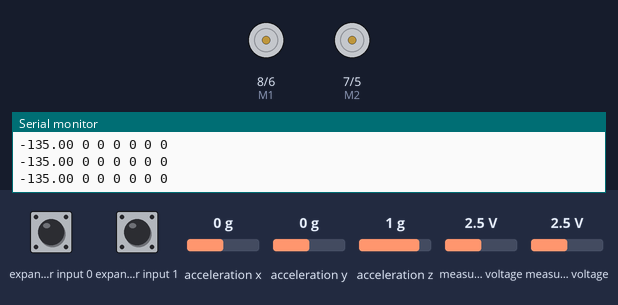
This sketch was run on a simulated Arduino Uno, built with avr-gcc and run on an emulated ATmega328P. Shown: direction and speed pins drawn as motors (green arrow = direction pin HIGH = forward, orange = LOW = backward, longer = more drive), the last lines printed to the serial monitor. Wiring (inferred from the names in the program): Wii Nunchuk at I2C address 0x52. The test bench sets the inputs (shaded band); at power-on: measured voltage 2.5 V, expander input 0 HIGH, expander input 1 HIGH, acceleration x 0 g, acceleration y 0 g, acceleration z 1 g.

Above: at 1.2 s.
1.3 s: measured voltage (sensor 200) set to 0.1 V
At 2.2 s:
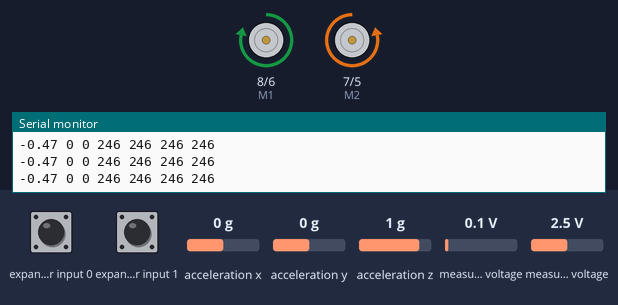
2.8 s: measured voltage (sensor 201) set to 0.1 V
At 4.0 s:
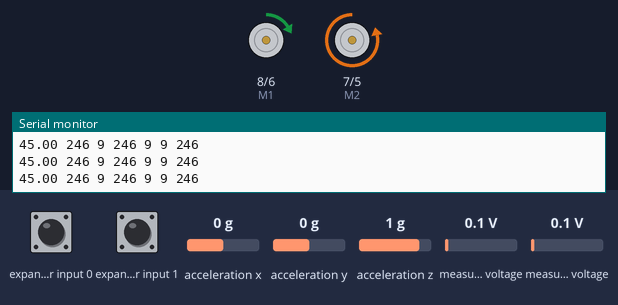
4.3 s: expander input 0 pulled LOW for 0.15 s
At 4.38 s:
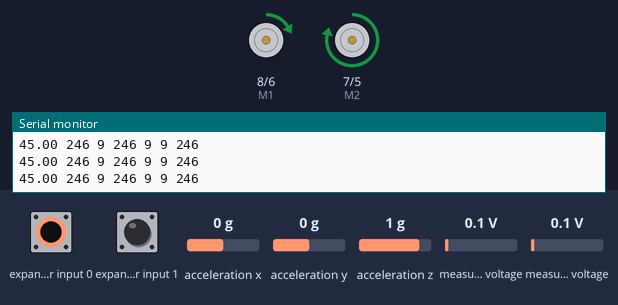
5.9 s: expander input 1 pulled LOW for 0.15 s
At 7.2 s:
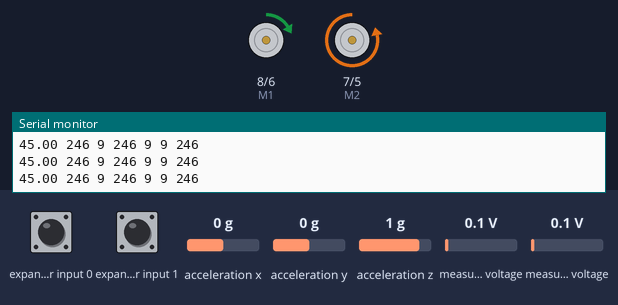
7.5 s: measured voltage (sensor 200) set to 1.2 V
At 7.8 s:
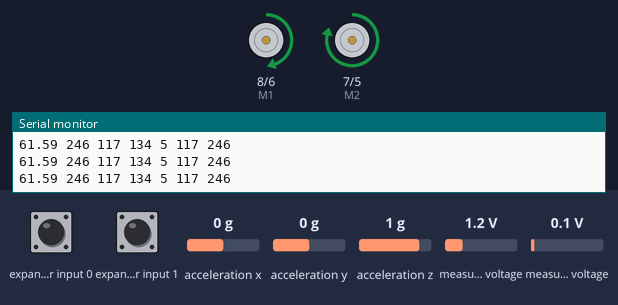
9.0 s: measured voltage (sensor 201) set to 4.9 V
At 9.8 s:
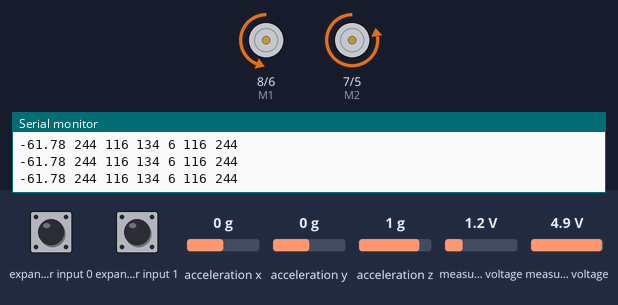
Timing chart, 0 to 11.5 s (numbered marks = the images above; inputs shaded):
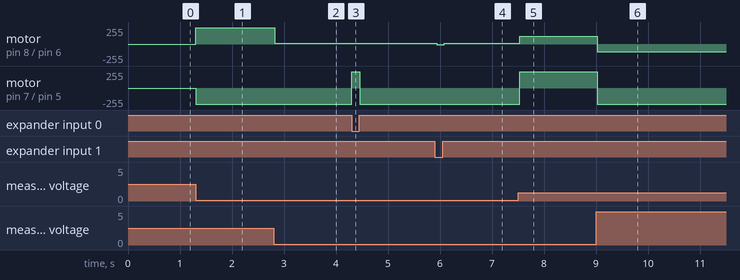

Measured:
- after the input at 1.3 s, motor on pin 8 (M1) / pin 6 (E1): stopped → forward 246/255 at once; motor on pin 7 (M2) / pin 5 (E2): stopped → backward 246/255 at once
- after the input at 2.8 s, motor on pin 8 (M1) / pin 6 (E1): forward 246/255 → forward 9/255 at once
- after the input at 4.3 s, motor on pin 7 (M2) / pin 5 (E2): backward 246/255 → forward 246/255 at once, → backward 246/255 0.15 s later
- after the input at 5.9 s, motor on pin 8 (M1) / pin 6 (E1): forward 9/255 → backward 9/255 at once, → forward 9/255 0.15 s later
- after the input at 7.5 s, motor on pin 8 (M1) / pin 6 (E1): forward 9/255 → forward 117/255 at once; motor on pin 7 (M2) / pin 5 (E2): backward 246/255 → forward 246/255 at once
- after the input at 9.0 s, motor on pin 8 (M1) / pin 6 (E1): forward 117/255 → backward 116/255 at once; motor on pin 7 (M2) / pin 5 (E2): forward 246/255 → backward 244/255 at once

The sketch:

white_tank.ino
```cpp
//yobo  stick
#define CPU_FREQ 16000000L
#include <Wire.h>
#include "NunchukFunctions.h"


/*To control the rover, Copy and paste the code below into the Arduino software*/
int E1 = 6; //M1 Speed Control
int E2 = 5; //M2 Speed Control
int M1 = 8; //M1 Direction Control
int M2 = 7; //M2 Direction Control


void setup(void)
{
  int i;
  for (i = 5; i <= 8; i++) pinMode(i, OUTPUT);
  Serial.begin(115200);
  Serial.println("setup");
   nunchuck_pre_init();
}

int leftspeed = 0; //255 is maximum speed
int rightspeed = 0;
boolean leftdirection = false;
boolean rightdirection = false;

void loop(void)
{

 nunchuck_get_data();

  if (error_cycles == 0) {

    int tempx =nunchuck_joy_x;
    int tempy =nunchuck_joy_y;

    tempx  -= 128;
    tempy -= 128;

    int mainspeed = abs(tempy) * 2;
    int altspeed = (1 - (((float)abs(tempx) * 2)) / 256) *  mainspeed;

    int mainspeedb = abs(tempx) * 2;
    int altspeedb = (1 - (((float)abs(tempy) * 2)) / 256) *  mainspeedb;

    Serial.print(analogAngle);
    Serial.print(' ');
    Serial.print(mainspeed);
    Serial.print(' ');
    Serial.print(altspeed);
    Serial.print(' ');
    Serial.print(mainspeedb);
    Serial.print(' ');
    Serial.print(altspeedb);

    mainspeed = constrain(mainspeed , 0, 255);
    altspeed = constrain(altspeed , 0, 255);
    if (mainspeed == 254) mainspeed = 255;
    if (altspeed == 254) altspeed = 255;

   mainspeedb = constrain(mainspeedb , 0, 255);
    altspeedb = constrain(altspeedb , 0, 255);
    if (mainspeedb == 254) mainspeedb = 255;
    if (altspeedb == 254) altspeedb = 255;

    leftspeed = 0;
    rightspeed = 0;

    if (analogAngle < 0 && analogAngle >= -45) {   //left

      rightdirection = false ;
      leftdirection =  true ;
      rightspeed = mainspeedb;
      leftspeed = altspeedb;

    } else if (analogAngle < -45  &&  analogAngle >= -90) { //fwd left
      rightdirection = false;
      leftdirection = false;
      leftspeed = altspeed;
      rightspeed = mainspeed;
    } else if (analogAngle < -90  &&  analogAngle >= -135) { //fwd right
      rightdirection = false;
      leftdirection = false;
      leftspeed = mainspeed;
      rightspeed = altspeed;
    } else if (analogAngle < -135  &&  analogAngle >= -180) {  //right

      rightdirection = true;
      leftdirection = false;
      leftspeed = mainspeedb;
      rightspeed = altspeedb;

    } else if (analogAngle >= 0  &&  analogAngle < 45) {  //left
       rightdirection = false ;
      leftdirection =  true ;
      rightspeed = mainspeedb;
      leftspeed = altspeedb;

    } else if (analogAngle >= 45  &&  analogAngle < 90) { //back left
      rightdirection = true;
      leftdirection = true;
      leftspeed = altspeed;
      rightspeed = mainspeed;
    } else if (analogAngle >= 90  &&  analogAngle < 135) { //back right
      rightdirection = true;
      leftdirection = true;
      leftspeed = mainspeed;
      rightspeed = altspeed;
    } else if (analogAngle >= 135  &&  analogAngle < 180) {  //right
      rightdirection = true;
      leftdirection = false;
      leftspeed = mainspeedb;
      rightspeed = altspeedb;
    }

if (nunchuck_z_button){
  rightdirection = !rightdirection;
}
if (nunchuck_c_button){
    leftdirection = !leftdirection;
}

    Serial.print(' ');
    Serial.print(leftspeed);
    Serial.print(' ');
    Serial.println(rightspeed);

  } else {

    leftspeed = 0;
    rightspeed = 0;
  }

  digitalWrite(M1, leftdirection);
  digitalWrite(M2, rightdirection);
  analogWrite (E1, leftspeed);
  analogWrite (E2, rightspeed);

  delay(20);

}
```

NunchukFunctions.h
```cpp
#define WII_IDENT_LEN ((byte)6)
#define WII_TELEGRAM_LEN ((byte)6)
#define WII_NUNCHUCK_TWI_ADR ((byte)0x52)

#include <Wire.h>
#include <string.h>

uint8_t outbuf[WII_TELEGRAM_LEN];		// array to store arduino output
int cnt = 0;
  int analogMagnitude;
  float analogAngle;
uint8_t nunchuck_joy_x, nunchuck_joy_y;
int  nunchuck_c_button, nunchuck_z_button, nunchuck_accel_x, nunchuck_accel_y, nunchuck_accel_z;
uint8_t error_cycles = 0;

static byte readControllerIdent(byte* pIdent)
{
  static byte rc = 1;

  // read identification
  Wire.beginTransmission (WII_NUNCHUCK_TWI_ADR);	// transmit to device 0x52
  Wire.write (0xFA);		// sends memory address of ident in controller
  if (Wire.endTransmission () == 0)	// stop transmitting
  {
    static byte i;
    Wire.requestFrom (WII_NUNCHUCK_TWI_ADR, WII_TELEGRAM_LEN);	// request data from nunchuck
    for (i = 0; (i < WII_TELEGRAM_LEN) && Wire.available (); i++)     pIdent[i] = Wire.read();	// receive byte as an integer
    if (i == WII_TELEGRAM_LEN)     rc = 0;
  }
  return rc;
}

static byte nunchuck_init (unsigned short timeout)
{
  static byte rc = 1;
  unsigned long time = millis();
  do
  {
    Wire.beginTransmission (WII_NUNCHUCK_TWI_ADR);	// transmit to device 0x52
    Wire.write (0xF0);		// sends memory address Snakebyte Wireless Motion XS controller
    Wire.write (0x55);		// sends data.
    Serial.println("Handshake 1/2....");
    if (Wire.endTransmission() == 0) { // stop transmitting
      Wire.beginTransmission (WII_NUNCHUCK_TWI_ADR);	// transmit to device 0x52
      Wire.write (0xA5);		// sends memory address for Snakebyte Wireless Motion XS controller
      Wire.write (0x00);		// sends sent a zero.
      Serial.println("Handshake 2/2....");
      if (Wire.endTransmission () == 0) {
        rc = 0;
      }
    }
  }
  while (rc != 0 && (!timeout || ((millis() - time) < timeout)));
  Serial.println("OK.");
  return rc;
}


static void nunchuck_pre_init()
{
  Wire.begin(); // initialize i2c
  // we need to switch the TWI speed, because the nunchuck uses Fast-TWI
  // normally set in hardware\libraries\Wire\utility\twi.c twi_init()
  // this is the way of doing it without modifying the original files
#define TWI_FREQ_NUNCHUCK 400000L
  TWBR = ((CPU_FREQ / TWI_FREQ_NUNCHUCK) - 16) / 2;

  nunchuck_init(0); // send the initialization handshake

}


static void nunchuck_get_data()
{

  for (byte i = 0; i < 3; i++)
  {
    Wire.beginTransmission (WII_NUNCHUCK_TWI_ADR);  // transmit to device 0x52
    Wire.write (0x00);    // sends one byte
    Wire.endTransmission ();  // stop transmitting
    delay(5);
  }
  uint8_t errors = 0;
  Wire.requestFrom (WII_NUNCHUCK_TWI_ADR, WII_TELEGRAM_LEN);	// request data from nunchuck

  for (cnt = 0; (cnt < WII_TELEGRAM_LEN) && Wire.available (); cnt++)
  {
    outbuf[cnt] = Wire.read();
    if (outbuf[cnt] == 0xFF || outbuf[cnt] == 0x00) errors++;
  }

  if (errors >= 6)    error_cycles++;
  else    error_cycles = 0;


  if (error_cycles >= 12)   nunchuck_init(0);

  // clear the receive buffer from any partial data
  while ( Wire.available ())  Wire.read ();

  // If we recieved the 6 bytes, then go print them
  if (cnt >= WII_TELEGRAM_LEN)
  {
    nunchuck_joy_x = outbuf[0];
    nunchuck_joy_y = outbuf[1];
    nunchuck_accel_x = (outbuf[2] << 2) | ((outbuf[5] >> 2) & 3);
    nunchuck_accel_y = (outbuf[3] << 2) | ((outbuf[5] >> 4) & 3);
    nunchuck_accel_z = (outbuf[4] << 2) | ((outbuf[5] >> 6) & 3);
    nunchuck_z_button = !((outbuf[5] >> 0) & 1);
    nunchuck_c_button = !((outbuf[5] >> 1) & 1);
    analogMagnitude = sqrt(pow((127 - nunchuck_joy_x), 2) + pow((127 - nunchuck_joy_y), 2));
    analogAngle = (atan2((int)127 - (int)nunchuck_joy_y, (int)127 - (int)nunchuck_joy_x) * 57.2957);


  }

}
```
